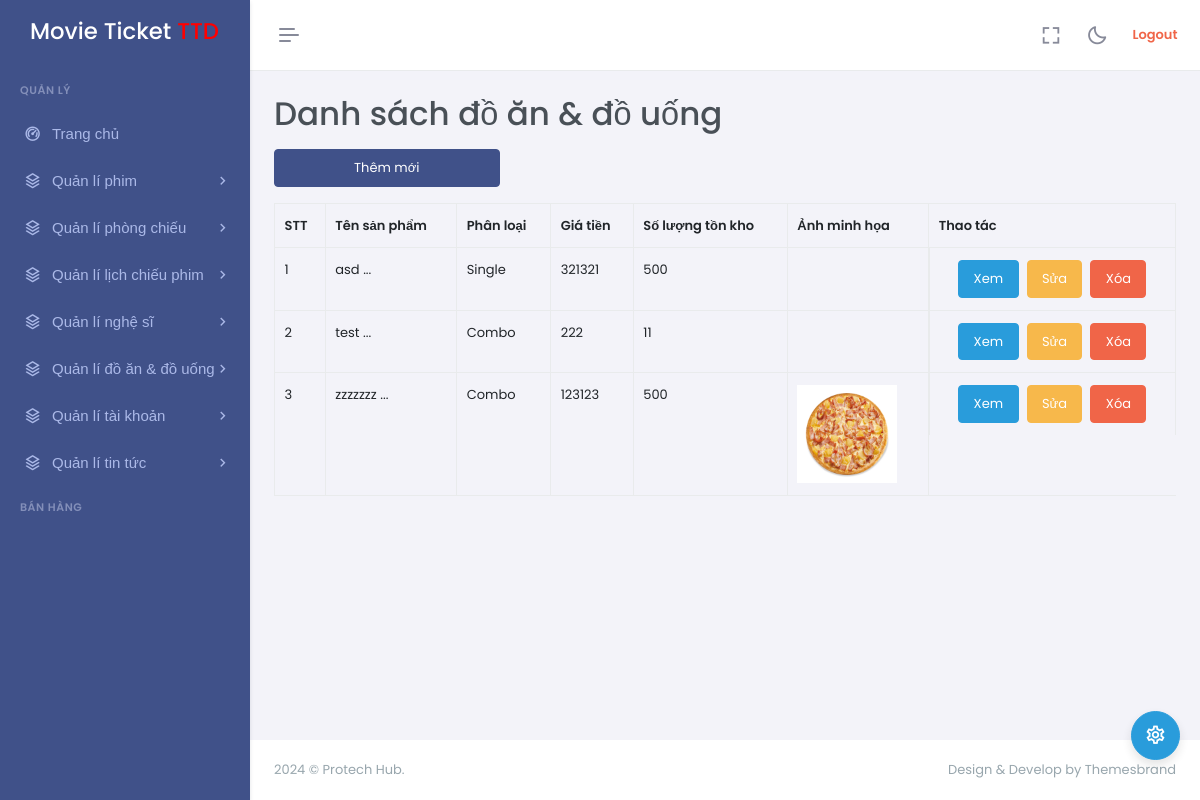
Screenshot of /?mode=admin&action=foodanddrinks-list (signed in) with the database file from the repository.
### tables this page shows
CREATE TABLE `food_and_drinks` (
  `id` int NOT NULL,
  `name` varchar(255) NOT NULL,
  `type` varchar(50) NOT NULL,
  `price` int NOT NULL,
  `quantity` smallint UNSIGNED NOT NULL,
  `imageURL` varchar(255) DEFAULT NULL
);

### controllers/admin/FoodAndDrinkController.php (called while the page is built, shortened)
<?php
class FoodAndDrinkController
{
    private $foodAndDrink;
    public function __construct()
    {
        $this->foodAndDrink = new FoodAndDrink();
    }
    public function list()
    {
        $data = $this->foodAndDrink->select('*');
        require_once PATH_VIEW_ADMIN_MAIN;
    }
}

### models/BaseModel.php (called while the page is built, shortened)
<?php
class BaseModel
{
    protected $table;
    protected $pdo;
    public function __construct()
    {
        $dsn = sprintf('mysql:host=%s;port=%s;dbname=%s;charset=utf8', DB_HOST, DB_PORT, DB_NAME);
        try {
            $this->pdo = new PDO($dsn, DB_USERNAME, DB_PASSWORD, DB_OBTIONS);
        } catch (PDOException $e) {
            die("Kết nối cơ sở dữ liệu thất bại: {$e->getMessage()}. Vui lòng thử lại sau.");
        }
    }
    public function select($columns = '*', $conditions = null, $params = [])
    {
        $sql = "SELECT $columns FROM {$this->table}";
        $stmt = $this->pdo->prepare($sql);
        $stmt->execute($params);
        return $stmt->fetchAll();
    }
}

### views/admin/foodanddrinks/list.php (the view, shortened to what this page needs)
<a href="<?= BASE_URL_ADMIN . '&action=foodanddrinks-create' ?>" class="w-25 btn btn-primary mb-3">Thêm mới</a>
<table class="table table-bordered">
    <thead>
        <tr>
            <th>STT</th>
            <th>Tên sản phẩm</th>
            <th>Phân loại</th>
            <th>Giá tiền</th>
            <th>Số lượng tồn kho</th>
            <th>Ảnh minh họa</th>
            <th>Thao tác</th>
        </tr>
    </thead>
    <tbody>
        <?php $stt = 1;
        foreach ($data as $foodAndDrink) : ?>
            <td><?= $stt++ ?></td>
            <td><?php
                $maxLength = 50;
                $shortenData = mb_substr($foodAndDrink['name'], 0, $maxLength, 'UTF-8');
                echo $shortenData . ' ...';
                ?></td>
            <td><?= $foodAndDrink['type'] ?></td>
            <td><?= $foodAndDrink['price'] ?></td>
            <td><?= $foodAndDrink['quantity'] ?></td>
            <td>
                <?php if (!empty($foodAndDrink['imageURL'])) : ?>
                    <img src="<?= BASE_ASSETS_UPLOADS . $foodAndDrink['imageURL'] ?>" width="100px">
                <?php endif; ?>
            </td>
            <td class="d-flex justify-content-center">
                <a href="<?= BASE_URL_ADMIN . '&action=foodanddrinks-show&id=' . $foodAndDrink['id'] ?>"
                    class="btn btn-info">Xem</a>
                <a href="<?= BASE_URL_ADMIN . '&action=foodanddrinks-updatePage&id=' . $foodAndDrink['id'] ?>"
                    class="btn btn-warning mx-2">Sửa</a>
                <a href="<?= BASE_URL_ADMIN . '&action=foodanddrinks-delete&id=' . $foodAndDrink['id'] ?>"
                    onclick="return confirm('Bạn có chắc muốn xóa?')"
                    class="btn btn-danger">Xóa</a>
            </td>
        <?php endforeach; ?>
    </tbody>
</table>

### rows the page displays
food_and_drinks: name "asd", type "Single", price "321321", quantity "500"
food_and_drinks: name "test", type "Combo", price "222", quantity "11"
food_and_drinks: name "zzzzzzz", type "Combo", price "123123", quantity "500", imageURL (picture)

### other values shown
$title "Danh sách đồ ăn & đồ uống"
